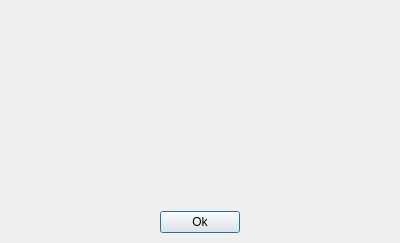
<?xml version="1.0" encoding="UTF-8"?>
<ui version="4.0">
 <class>m_Window</class>
 <widget class="QFrame" name="m_Window">
  <property name="geometry">
   <rect>
    <x>0</x>
    <y>0</y>
    <width>400</width>
    <height>243</height>
   </rect>
  </property>
  <property name="minimumSize">
   <size>
    <width>400</width>
    <height>0</height>
   </size>
  </property>
  <property name="focusPolicy">
   <enum>Qt::TabFocus</enum>
  </property>
  <layout class="QVBoxLayout" name="verticalLayout">
   <property name="spacing">
    <number>16</number>
   </property>
   <property name="leftMargin">
    <number>6</number>
   </property>
   <property name="topMargin">
    <number>4</number>
   </property>
   <property name="rightMargin">
    <number>6</number>
   </property>
   <property name="bottomMargin">
    <number>10</number>
   </property>
   <item>
    <widget class="COsdSelectTree" name="m_Tree">
     <property name="focusPolicy">
      <enum>Qt::WheelFocus</enum>
     </property>
     <property name="autoFillBackground">
      <bool>false</bool>
     </property>
     <property name="styleSheet">
      <string notr="true">#m_Tree {background-color: transparent;}
/*INCLUDE_UI_scrollbar.qss*/</string>
     </property>
     <property name="frameShape">
      <enum>QFrame::NoFrame</enum>
     </property>
     <property name="editTriggers">
      <set>QAbstractItemView::NoEditTriggers</set>
     </property>
     <property name="showDropIndicator" stdset="0">
      <bool>false</bool>
     </property>
     <property name="verticalScrollMode">
      <enum>QAbstractItemView::ScrollPerPixel</enum>
     </property>
     <property name="indentation">
      <number>2</number>
     </property>
     <property name="uniformRowHeights">
      <bool>true</bool>
     </property>
     <property name="animated">
      <bool>true</bool>
     </property>
     <property name="columnCount">
      <number>1</number>
     </property>
     <property name="sliderInfo" stdset="0">
      <string notr="true">color1=&quot;0x5010F010&quot; color2=&quot;0&quot; type=&quot;0&quot; roundcorner=&quot;0&quot; borderwidth=&quot;0&quot; bordercolor=&quot;0&quot;</string>
     </property>
     <property name="borderInfo" stdset="0">
      <string notr="true">borderwidth=&quot;0&quot; roundcorner=&quot;0&quot; bordercolor=&quot;0x9010B010&quot; </string>
     </property>
     <property name="imageParams" stdset="0">
      <string notr="true">checked=&quot;img/chapters/check.png&quot;  empty=&quot;img/chapters/chapter.png&quot; </string>
     </property>
     <property name="cursorInfo" stdset="0">
      <stringlist notr="true">
       <string>id=&quot;focus&quot;  marginBottom=&quot;1&quot; marginTop=&quot;1&quot; type=&quot;0&quot; color1=&quot;0x7080A0FF&quot; roundcorner=&quot;0&quot; bordercolor=&quot;0xFF000000&quot; borderWidth=&quot;0&quot;</string>
       <string>id=&quot;hover&quot; marginBottom=&quot;1&quot; marginTop=&quot;1&quot; type=&quot;0&quot; color1=&quot;0x3080A0FF&quot; roundcorner=&quot;0&quot; bordercolor=&quot;0xFF000000&quot; borderWidth=&quot;0&quot;</string>
      </stringlist>
     </property>
     <attribute name="headerVisible">
      <bool>false</bool>
     </attribute>
     <column>
      <property name="text">
       <string notr="true">1</string>
      </property>
     </column>
    </widget>
   </item>
   <item alignment="Qt::AlignHCenter">
    <widget class="QPushButton" name="m_OkButton">
     <property name="sizePolicy">
      <sizepolicy hsizetype="Preferred" vsizetype="Fixed">
       <horstretch>0</horstretch>
       <verstretch>0</verstretch>
      </sizepolicy>
     </property>
     <property name="maximumSize">
      <size>
       <width>160</width>
       <height>16777215</height>
      </size>
     </property>
     <property name="focusPolicy">
      <enum>Qt::TabFocus</enum>
     </property>
     <property name="styleSheet">
      <string notr="true">/*INCLUDE_UI_defaultbutton.qss*/</string>
     </property>
     <property name="text">
      <string>Ok</string>
     </property>
     <property name="default">
      <bool>true</bool>
     </property>
    </widget>
   </item>
  </layout>
 </widget>
 <customwidgets>
  <customwidget>
   <class>COsdSelectTree</class>
   <extends>QTreeWidget</extends>
   <header>OsdSelectTree.h</header>
  </customwidget>
 </customwidgets>
 <resources/>
 <connections/>
</ui>
